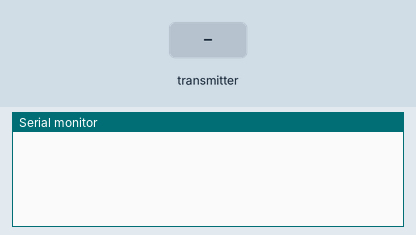
This sketch was run on a simulated ESP32. On the bench: the last lines printed to the serial monitor. The inputs (shaded band) are chosen by the test bench.

Above: at 1.2 s.
1.3 s: the transmitter starts sending myData = 0
At 1.66 s:
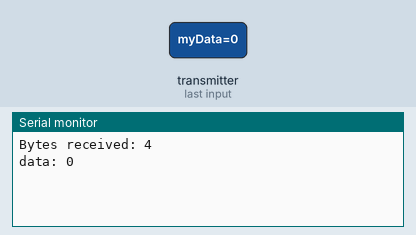
2.8 s: the transmitter starts sending myData = 1024
At 3.16 s:
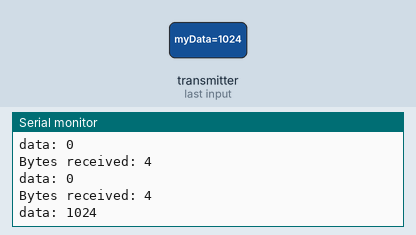

The sketch:

NEO_Arduino.ino
```cpp
#include <esp_now.h>
#include <WiFi.h>

//Create a struct_message called myData
int myData;
int triggerPin = 47;

//callback function that will be executed when data is received
void OnDataRecv(const uint8_t * mac, const uint8_t *incomingData, int len) {
  memcpy(&myData, incomingData, sizeof(myData));
  Serial.print("Bytes received: ");
  Serial.println(len);
  Serial.print("data: ");
  Serial.println(myData);
}

void setup() {
  //Initialize Serial Monitor
  Serial.begin(115200);

  //Set device as a Wi-Fi Station
  WiFi.mode(WIFI_STA);

  //Init ESP-NOW
  if (esp_now_init() != ESP_OK) {
    Serial.println("Error initializing ESP-NOW");
    return;
  }

  // Once ESPNow is successfully Init, we will register for recv CB to
  // get recv packer info
  esp_now_register_recv_cb(esp_now_recv_cb_t(OnDataRecv));

  pinMode(triggerPin, OUTPUT);
}

void loop() {
  if (myData == 1) {
    digitalWrite(triggerPin, HIGH);
    delay(1000);
    digitalWrite(triggerPin, LOW);
    myData = 0;
  }
}
```

Measured:
- after the input at 1.3 s, the serial monitor: prints a new line after 0.05 s (image 1)
- after the input at 2.8 s, the serial monitor: prints a new line after 0.05 s (image 2)
